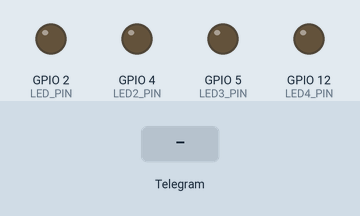
A sketch run on a simulated ESP8266 (NodeMCU). On the bench: output pins drawn as LEDs (lit = HIGH). The inputs (shaded band) are chosen by the test bench. WiFi joins after 1.5 s; servers stay silent unless stated; what the sketch prints to the serial monitor is not drawn.

Above: at 2.8 s.
2.9 s: Telegram message "/ledon1" received
At 4.4 s:
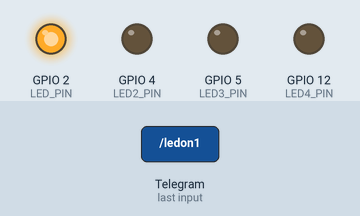
4.7 s: Telegram message "/ledon2" received
At 6.1 s:
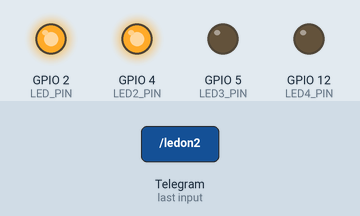
6.6 s: Telegram message "/ledon3" received
At 7.6 s:
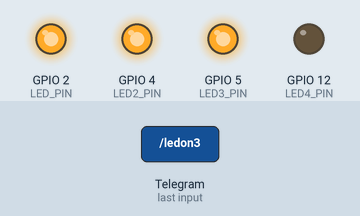
8.5 s: Telegram message "/ledon4" received
At 10.1 s:
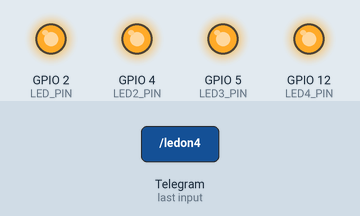
10.4 s: Telegram message "/ledoff1" received
At 11.8 s:
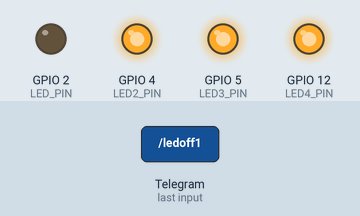
12.3 s: Telegram message "/ledoff2" received
At 13.3 s:
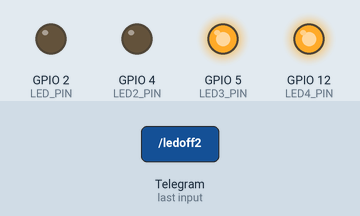
Timing chart, 0 to 15.2 s (numbered marks = the images above; inputs shaded):
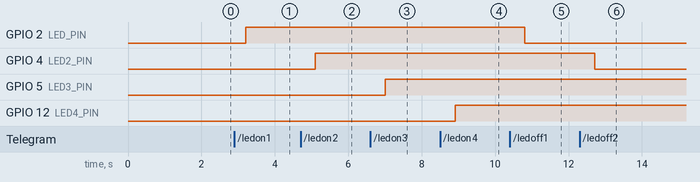

Measured:
- after the input at 2.9 s, GPIO 2 (LED_PIN): LOW → HIGH after 0.30 s
- after the input at 4.7 s, GPIO 4 (LED2_PIN): LOW → HIGH after 0.41 s
- after the input at 6.6 s, GPIO 5 (LED3_PIN): LOW → HIGH after 0.41 s
- after the input at 8.5 s, GPIO 12 (LED4_PIN): LOW → HIGH after 0.41 s
- after the input at 10.4 s, GPIO 2 (LED_PIN): HIGH → LOW after 0.41 s
- after the input at 12.3 s, GPIO 4 (LED2_PIN): HIGH → LOW after 0.41 s

The sketch:

sketch_iot_tg_home.ino
```cpp
#include <ESP8266WiFi.h>
#include <WiFiClientSecure.h>

#include <UniversalTelegramBot.h>
#include <ArduinoJson.h>

// Initialize Wifi connection to the router
char ssid[] = "Extension..,";     // your network SSID (name)
char password[] = "12345678www."; // your network key

// Initialize Telegram BOT
#define TELEGRAM_BOT_TOKEN "6624131525:AAFrKmYxQJs9BFAornuJRukS_3_-EXRB9G8"  // your Bot Token (Get from Botfather)

WiFiClientSecure client;
UniversalTelegramBot bot(TELEGRAM_BOT_TOKEN, client);

#define LED_PIN   2  // D1
#define LED2_PIN  4  // D2
#define LED3_PIN  5  // D4
#define LED4_PIN  12 // D6

int delayBetweenChecks = 1000; // mean time between scan messages
unsigned long lastTimeChecked; // last time messages' scan has been done

int ledStatus[] = {0, 0, 0, 0}; // stores the status of each LED (0 - OFF, 1 - ON)

void setup() {
  Serial.begin(115200);

  WiFi.mode(WIFI_STA);
  WiFi.disconnect();
  delay(100);
  pinMode(LED_PIN, OUTPUT);
  pinMode(LED2_PIN, OUTPUT);
  pinMode(LED3_PIN, OUTPUT);
  pinMode(LED4_PIN, OUTPUT);

  digitalWrite(LED_PIN, LOW);
  digitalWrite(LED2_PIN, LOW);
  digitalWrite(LED3_PIN, LOW);
  digitalWrite(LED4_PIN, LOW);

  // Attempt to connect to Wifi network:
  Serial.print("Connecting Wifi: ");
  Serial.println(ssid);

  WiFi.begin(ssid, password);

  while (WiFi.status() != WL_CONNECTED) {
    Serial.print(".");
    delay(500);
  }

  Serial.println("");
  Serial.println("WiFi connected");
  Serial.print("IP address: ");
  Serial.println(WiFi.localIP());

  client.setInsecure();
}

void handleNewMessages(int numNewMessages) {
  Serial.println("ChaoukiNodeMcu:Message");
  Serial.println(String(numNewMessages));

  for (int i = 0; i < numNewMessages; i++) {
    String chat_id = String(bot.messages[i].chat_id);
    String text = bot.messages[i].text;
    String from_name = bot.messages[i].from_name;

    if (from_name == "") from_name = "chaouki";

    if (text == "/ledon1") {
      digitalWrite(LED_PIN, HIGH);
      ledStatus[0] = 1;
      bot.sendMessage(chat_id, "Led1 is ON", "");
    }

    if (text == "/ledon2") {
      digitalWrite(LED2_PIN, HIGH);
      ledStatus[1] = 1;
      bot.sendMessage(chat_id, "Led2 is ON", "");
    }

    if (text == "/ledon3") {
      digitalWrite(LED3_PIN, HIGH);
      ledStatus[2] = 1;
      bot.sendMessage(chat_id, "Led3 is ON", "");
    }

    if (text == "/ledon4") {
      digitalWrite(LED4_PIN, HIGH);
      ledStatus[3] = 1;
      bot.sendMessage(chat_id, "Led4 is ON", "");
    }

    if (text == "/ledoff1") {
      ledStatus[0] = 0;
      digitalWrite(LED_PIN, LOW);
      bot.sendMessage(chat_id, "Led1 is OFF", "");
    }

    if (text == "/ledoff2") {
      ledStatus[1] = 0;
      digitalWrite(LED2_PIN, LOW);
      bot.sendMessage(chat_id, "Led2 is OFF", "");
    }

    if (text == "/ledoff3") {
      ledStatus[2] = 0;
      digitalWrite(LED3_PIN, LOW);
      bot.sendMessage(chat_id, "Led3 is OFF", "");
    }

    if (text == "/ledoff4") {
      ledStatus[3] = 0;
      digitalWrite(LED4_PIN, LOW);
      bot.sendMessage(chat_id, "Led4 is OFF", "");
    }

    if (text == "/status") {
      String statusMsg = "LED Status:\n";
      statusMsg += "Led1: " + String(ledStatus[0] ? "ON" : "OFF") + "\n";
      statusMsg += "Led2: " + String(ledStatus[1] ? "ON" : "OFF") + "\n";
      statusMsg += "Led3: " + String(ledStatus[2] ? "ON" : "OFF") + "\n";
      statusMsg += "Led4: " + String(ledStatus[3] ? "ON" : "OFF") + "\n";
      bot.sendMessage(chat_id, statusMsg, "");
    }

    if (text == "/start") {
      String welcome = "Welcome to Universal Arduino Telegram Bot library, " + from_name + ".\n";
      welcome += "This is Flash Led Bot example.\n\n";
      welcome += "/ledon1 : to switch Led1 ON\n";
      welcome += "/ledoff1 : to switch Led1 OFF\n";
      welcome += "/ledon2 : to switch Led2 ON\n";
      welcome += "/ledoff2 : to switch Led2 OFF\n";
      welcome += "/ledon3 : to switch Led3 ON\n";
      welcome += "/ledoff3 : to switch Led3 OFF\n";
      welcome += "/ledon4 : to switch Led4 ON\n";
      welcome += "/ledoff4 : to switch Led4 OFF\n";
      welcome += "/status : Returns current status of LEDs\n";
      bot.sendMessage(chat_id, welcome, "Markdown");
    }
  }
}

void loop() {
  if (millis() > lastTimeChecked + delayBetweenChecks) {
    int numNewMessages = bot.getUpdates(bot.last_message_received + 1);

    while (numNewMessages) {
      Serial.println("la reponse:");
      handleNewMessages(numNewMessages);
      numNewMessages = bot.getUpdates(bot.last_message_received + 1);
    }

    lastTimeChecked = millis();
  }
}
```
